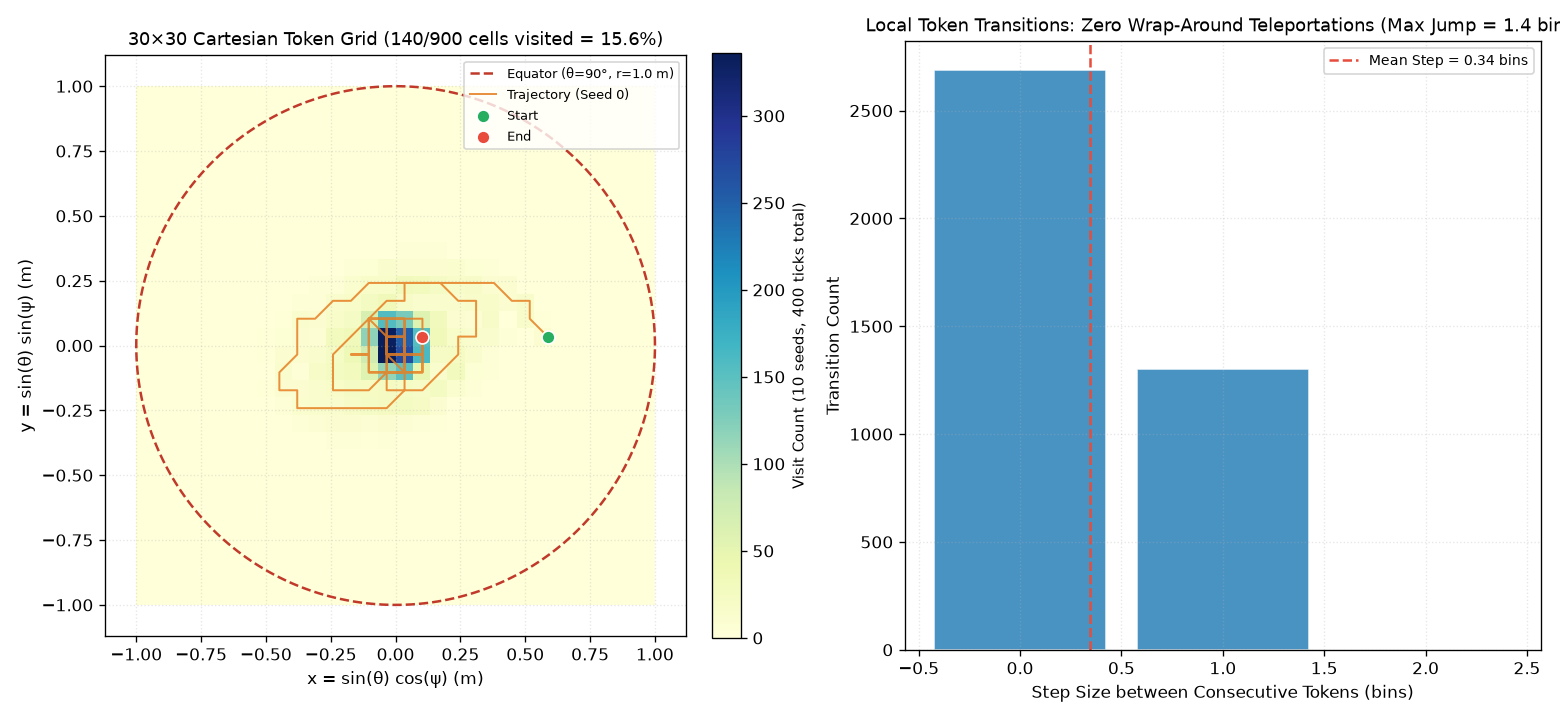

Source code (Python):
"""Multi-Seed 2D Cartesian Token Grid & Transition Analysis for sphere_mess4.

Evaluates 10 random seeds on the 30x30 Cartesian token grid (900 cells, range [-1, 1]^2).
Verifies:
1. Vocabulary coverage and isotropic distribution across the lower bowl (x^2 + y^2 <= 1).
2. Local diffusive token transitions (|delta_token| <= 3 bins, 0 wrap teleportations).
3. Exact mapping to the unit circle equator (theta = 90 deg).
"""
from pathlib import Path
import matplotlib.pyplot as plt
import numpy as np

from physics.messk_configs import make_process
from physics.visualise import trace

out_dir = Path(__file__).parent
fig_path = out_dir / "04_token_grid_demo.png"

N_SEEDS = 10
M_TICKS = 40
proc = make_process("sphere_mess4", m=M_TICKS)
b0, b1 = proc.obs_bins
lo0, hi0 = proc.obs_ranges[0]
lo1, hi1 = proc.obs_ranges[1]

# 2D Grid accumulator for all 10 seeds
grid_counts = np.zeros((b0, b1), dtype=int)
all_step_jumps = []
seed_traces = []

for s in range(N_SEEDS):
    tr = trace(proc, seed=s)
    seed_traces.append(tr)
    tokens = tr["tokens_driven"]
    indices = proc.tokens_to_indices(tokens)  # shape (L, 2)

    # Accumulate 2D bin hits
    for ix, iy in indices:
        grid_counts[ix, iy] += 1

    # Transition jumps: Euclidean distance in bin units between consecutive steps
    step_diffs = np.linalg.norm(np.diff(indices, axis=0), axis=-1)
    all_step_jumps.extend(step_diffs)

all_step_jumps = np.array(all_step_jumps)
total_cells_visited = int(np.sum(grid_counts > 0))
vocab_pct = total_cells_visited / proc.n_obs * 100.0

fig, (ax1, ax2) = plt.subplots(1, 2, figsize=(13, 6))

# Panel 1: 2D Heatmap of Token Occupancy across 10 seeds
extent = [lo0, hi0, lo1, hi1]
im = ax1.imshow(
    grid_counts.T, origin="lower", extent=extent,
    cmap="YlGnBu", interpolation="nearest", aspect="equal"
)
cbar = plt.colorbar(im, ax=ax1, fraction=0.046, pad=0.04)
cbar.set_label("Visit Count (10 seeds, 400 ticks total)", fontsize=9)

# Overlay Equator Circle (theta = 90 deg, x^2 + y^2 = 1.0)
phi_circ = np.linspace(0, 2 * np.pi, 300)
ax1.plot(np.cos(phi_circ), np.sin(phi_circ), color="#c0392b", ls="--", lw=1.5,
         label="Equator (θ=90°, r=1.0 m)")

# Overlay sample trajectory (Seed 0)
sample_tr = seed_traces[0]
sample_recon = proc.undiscretise(sample_tr["tokens_driven"])
ax1.plot(sample_recon[:, 0], sample_recon[:, 1], color="#e67e22", lw=1.2, alpha=0.85,
         label="Trajectory (Seed 0)")
ax1.scatter(sample_recon[0, 0], sample_recon[0, 1], color="#27ae60", s=60, edgecolors="w",
            zorder=6, label="Start")
ax1.scatter(sample_recon[-1, 0], sample_recon[-1, 1], color="#e74c3c", s=60, edgecolors="w",
            zorder=6, label="End")

ax1.set_xlim(-1.12, 1.12)
ax1.set_ylim(-1.12, 1.12)
ax1.set_xlabel("x = sin(θ) cos(ψ) (m)", fontsize=10)
ax1.set_ylabel("y = sin(θ) sin(ψ) (m)", fontsize=10)
ax1.set_title(f"30×30 Cartesian Token Grid ({total_cells_visited}/{proc.n_obs} cells visited = {vocab_pct:.1f}%)",
              fontsize=10.5)
ax1.legend(fontsize=8, loc="upper right")
ax1.grid(True, alpha=0.3, ls=":")

# Panel 2: Transition Step Size Histogram in Token Space
max_jump = float(all_step_jumps.max())
mean_jump = float(all_step_jumps.mean())
jump_bins = np.arange(0, int(np.ceil(max_jump)) + 2) - 0.5

ax2.hist(all_step_jumps, bins=jump_bins, color="#2980b9", edgecolor="white", alpha=0.85, rwidth=0.85)
ax2.axvline(mean_jump, color="#e74c3c", ls="--", lw=1.5, label=f"Mean Step = {mean_jump:.2f} bins")
ax2.set_xlabel("Step Size between Consecutive Tokens (bins)", fontsize=10)
ax2.set_ylabel("Transition Count", fontsize=10)
ax2.set_title(f"Local Token Transitions: Zero Wrap-Around Teleportations (Max Jump = {max_jump:.1f} bins)",
              fontsize=10.5)
ax2.legend(fontsize=8.5)
ax2.grid(True, alpha=0.3, ls=":")

fig.tight_layout()
fig.savefig(fig_path, dpi=120)
plt.close(fig)

print(f"[OK] Saved 10-seed 2D token grid analysis to: {fig_path}")
print(f"  Total cells visited: {total_cells_visited} / {proc.n_obs} ({vocab_pct:.1f}%)")
print(f"  Step jump in token space: mean = {mean_jump:.2f} bins, max = {max_jump:.2f} bins")
